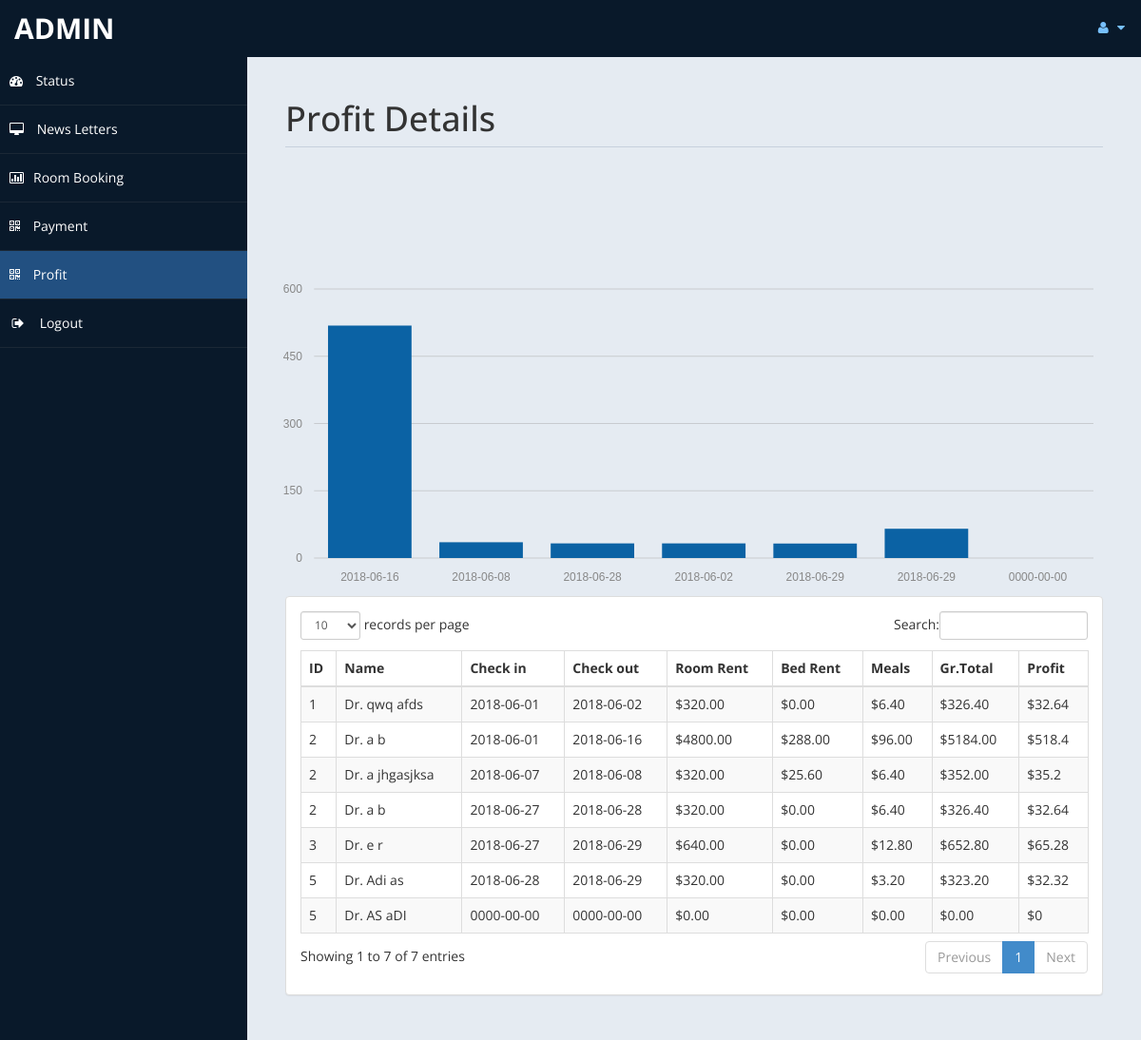
The app's page /admin/profit.php (signed in) with its own data.
### tables this page shows
CREATE TABLE `payment` (
  `id` int(11) DEFAULT NULL,
  `title` varchar(5) DEFAULT NULL,
  `fname` varchar(30) DEFAULT NULL,
  `lname` varchar(30) DEFAULT NULL,
  `troom` varchar(30) DEFAULT NULL,
  `tbed` varchar(30) DEFAULT NULL,
  `nroom` int(11) DEFAULT NULL,
  `cin` date DEFAULT NULL,
  `cout` date DEFAULT NULL,
  `ttot` double(8,2) DEFAULT NULL,
  `fintot` double(8,2) DEFAULT NULL,
  `mepr` double(8,2) DEFAULT NULL,
  `meal` varchar(30) DEFAULT NULL,
  `btot` double(8,2) DEFAULT NULL,
  `noofdays` int(11) DEFAULT NULL
);

### admin/profit.php (the view, shortened to what this page needs)
<!DOCTYPE html>
<html xmlns="http://www.w3.org/1999/xhtml">
<head>
    <link href="assets/css/bootstrap.css" rel="stylesheet" />
    <link href="assets/css/font-awesome.css" rel="stylesheet" />
	<link rel="stylesheet" href="assets/css/morris.css">
    <link href="assets/css/custom-styles.css" rel="stylesheet" />
    <link href="assets/js/dataTables/dataTables.bootstrap.css" rel="stylesheet" />
</head>
<body>
    <div id="wrapper">
        <nav class="navbar navbar-default top-navbar" role="navigation">
            <div class="navbar-header">
                <a class="navbar-brand" href="home.php"><?php echo $_SESSION["user"]; ?> </a>
            </div>
            <ul class="nav navbar-top-links navbar-right">
                <li class="dropdown">
                    <a class="dropdown-toggle" data-toggle="dropdown" href="#" aria-expanded="false">
                        <i class="fa fa-user fa-fw"></i> <i class="fa fa-caret-down"></i>
                    </a>
                </li>
            </ul>
        </nav>
        <nav class="navbar-default navbar-side" role="navigation">
            <div class="sidebar-collapse">
                <ul class="nav" id="main-menu">
                    <li>
                        <a href="home.php"><i class="fa fa-dashboard"></i> Status</a>
                    </li>
                    <li>
                        <a  href="messages.php"><i class="fa fa-desktop"></i> News Letters</a>
                    </li>
					<li>
                        <a href="roombook.php"><i class="fa fa-bar-chart-o"></i>Room Booking</a>
                    </li>
                    <li>
                        <a  href="payment.php"><i class="fa fa-qrcode"></i> Payment</a>
                    </li>
					 <li>
                        <a class="active-menu" href="profit.php"><i class="fa fa-qrcode"></i> Profit</a>
                    </li>
                    <li>
                        <a href="logout.php" ><i class="fa fa-sign-out fa-fw"></i> Logout</a>
                    </li>
            </div>
        </nav>
        <div id="page-wrapper" >
            <div id="page-inner">
			 <div class="row">
                    <div class="col-md-12">
                        <h1 class="page-header">
                           Profit Details<small> </small>
                        </h1>
                    </div>
                </div>
            <div class="row">
				<?php
				include('db.php');
?>
				<br>
				<br>
				<br>
				<br><div id="chart"></div>
                <div class="col-md-12">
                    <div class="panel panel-default">
                        <div class="panel-body">
                            <div class="table-responsive">
                                <table class="table table-striped table-bordered table-hover" id="dataTables-example">
                                    <thead>
                                        <tr>
											<th>ID</th>
                                            <th>Name</th>
                                            <th>Check in</th>
											<th>Check out</th>
                                            <th>Room Rent</th>
											<th>Bed Rent</th>
											<th>Meals </th>
											<th>Gr.Total</th>
											<th>Profit</th>
                                        </tr>
                                    </thead>
                                    <tbody>
									<?php
										$sql="select * from payment";
										$re = mysqli_query($con,$sql);
										while($row = mysqli_fetch_array($re))
										{
											$id = $row['id'];
											if($id % 2 ==1 )
											{
												echo"<tr class='gradeC'>
													<td>".$row['id']." </td>
													<td>".$row['title']." ".$row['fname']." ".$row['lname']."</td>
													<td>".$row['cin']."</td>
													<td>".$row['cout']."</td>
													<td>$".$row['ttot']."</td>
													<td>$".$row['mepr']."</td>
													<td>$".$row['btot']."</td>
													<td>$".$row['fintot']."</td>
													<td>$".$row['fintot']*10/100 ."</td>
													</tr>";
											}
											else
											{
												echo"<tr class='gradeU'>
													<td>".$row['id']." </td>
													<td>".$row['title']." ".$row['fname']." ".$row['lname']."</td>
													<td>".$row['cin']."</td>
													<td>".$row['cout']."</td>
													<td>$".$row['ttot']."</td>
													<td>$".$row['mepr']."</td>
													<td>$".$row['btot']."</td>
													<td>$".$row['fintot']."</td>
													<td>$".$row['fintot']*10/100 ."</td>
													</tr>";
											}
										}
									?>
                                    </tbody>
                                </table>
                            </div>
                        </div>
                    </div>
                </div>
            </div>
                </div>
            </div>
    </div>
</body>
</html>

### admin/assets/css/custom-styles.css (style rules this page uses)
body { font-family: 'Open Sans', sans-serif; }
#wrapper { width: 100%; background:#09192A; }
#page-wrapper { padding: 15px 15px; min-height: 600px; background:#E5EBF2; }
#page-inner { width:100%; margin:10px 20px 10px 0px; background-color:transparent; padding:10px; min-height:1200px; }
h1, .h1, h2, .h2, h3, .h3 { margin-top: 7px; margin-bottom: -5px; }
.page-header { padding-bottom: 9px; margin: 10px 0 45px; border-bottom: 1px solid #C7D1DD; }
.top-navbar { margin:0px; }
.top-navbar .navbar-brand { color: #fff; width: 260px; text-align: left; height: 60px; font-size: 30px; font-weight: 700; text-transform: uppercase; line-height: 30px; }
.top-navbar .nav > li { position: relative; display: inline-block; }
.top-navbar .nav > li > a { position: relative; display: block; padding: 19px 15px; color: #77C0FD; }
.active-menu { background-color:#225081!important; }
.sidebar-collapse , .sidebar-collapse .nav { background:none; }
.sidebar-collapse .nav { padding:0; }
.sidebar-collapse .nav > li > a { color:#fff; background:transparent; text-shadow:none; }
.sidebar-collapse > .nav > li > a { padding:15px 10px; }
.sidebar-collapse > .nav > li { border-bottom: 1px solid rgba(107, 108, 109, 0.19); }
.navbar-side { border:none; background-color: transparent; }
.top-navbar { background:#09192A; border-bottom:none; }
.top-navbar .nav > li > a > i { margin-right: 2px; }
.navbar-default { border:0px solid black; }
.navbar-header { background: #09192A; }
.nav > li > a > i { margin-right:10px; }
@media (min-width:768px) { #page-wrapper { margin: 0 0 0 260px; padding: 15px 30px; min-height: 1200px; } }
@media (min-width:768px) { .navbar-side { z-index: 1; position: absolute; width: 260px; } }
@media (min-width:768px) { .navbar { border-radius: 0px; } }

### records on screen
payment: id "2", title "Dr.", fname "a", lname "b", cin "2018-06-01", cout "2018-06-16", ttot "4800.00", mepr "288.00", btot "96.00", fintot "5184.00", $row['fintot']*10/100 "518.4"
payment: id "2", title "Dr.", fname "a", lname "jhgasjksa", cin "2018-06-07", cout "2018-06-08", ttot "320.00", mepr "25.60", btot "6.40", fintot "352.00", $row['fintot']*10/100 "35.2"
payment: id "2", title "Dr.", fname "a", lname "b", cin "2018-06-27", cout "2018-06-28", ttot "320.00", mepr "0.00", btot "6.40", fintot "326.40", $row['fintot']*10/100 "32.64"
payment: id "1", title "Dr.", fname "qwq", lname "afds", cin "2018-06-01", cout "2018-06-02", ttot "320.00", mepr "0.00", btot "6.40", fintot "326.40", $row['fintot']*10/100 "32.64"
payment: id "5", title "Dr.", fname "Adi", lname "as", cin "2018-06-28", cout "2018-06-29", ttot "320.00", mepr "0.00", btot "3.20", fintot "323.20", $row['fintot']*10/100 "32.32"
payment: id "3", title "Dr.", fname "e", lname "r", cin "2018-06-27", cout "2018-06-29", ttot "640.00", mepr "0.00", btot "12.80", fintot "652.80", $row['fintot']*10/100 "65.28"
payment: id "5", title "Dr.", fname "AS", lname "aDI", cin "0000-00-00", cout "0000-00-00", ttot "0.00", mepr "0.00", btot "0.00", fintot "0.00", $row['fintot']*10/100 "0"

### other values on screen
$_SESSION["user"] "ADMIN"
